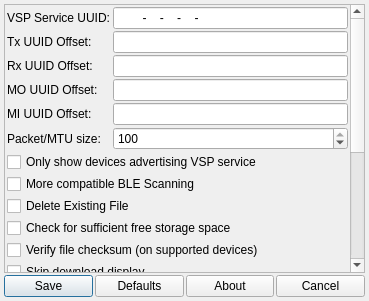
<?xml version="1.0" encoding="UTF-8"?>
<ui version="4.0">
 <class>SettingsDialog</class>
 <widget class="QDialog" name="SettingsDialog">
  <property name="geometry">
   <rect>
    <x>0</x>
    <y>0</y>
    <width>369</width>
    <height>301</height>
   </rect>
  </property>
  <property name="sizePolicy">
   <sizepolicy hsizetype="Expanding" vsizetype="Expanding">
    <horstretch>0</horstretch>
    <verstretch>0</verstretch>
   </sizepolicy>
  </property>
  <property name="windowTitle">
   <string>Dialog</string>
  </property>
  <layout class="QVBoxLayout" name="verticalLayout_3">
   <property name="spacing">
    <number>2</number>
   </property>
   <property name="leftMargin">
    <number>4</number>
   </property>
   <property name="topMargin">
    <number>4</number>
   </property>
   <property name="rightMargin">
    <number>4</number>
   </property>
   <property name="bottomMargin">
    <number>4</number>
   </property>
   <item>
    <widget class="QScrollArea" name="scrollArea">
     <property name="horizontalScrollBarPolicy">
      <enum>Qt::ScrollBarAlwaysOff</enum>
     </property>
     <property name="widgetResizable">
      <bool>true</bool>
     </property>
     <widget class="QWidget" name="scrollAreaWidgetContents">
      <property name="geometry">
       <rect>
        <x>0</x>
        <y>0</y>
        <width>341</width>
        <height>438</height>
       </rect>
      </property>
      <layout class="QVBoxLayout" name="verticalLayout_2">
       <property name="spacing">
        <number>2</number>
       </property>
       <property name="leftMargin">
        <number>2</number>
       </property>
       <property name="topMargin">
        <number>2</number>
       </property>
       <property name="rightMargin">
        <number>2</number>
       </property>
       <property name="bottomMargin">
        <number>2</number>
       </property>
       <item>
        <layout class="QFormLayout" name="formLayout">
         <property name="horizontalSpacing">
          <number>2</number>
         </property>
         <property name="verticalSpacing">
          <number>2</number>
         </property>
         <item row="0" column="1">
          <widget class="QLineEdit" name="edit_VSPUUID">
           <property name="sizePolicy">
            <sizepolicy hsizetype="Expanding" vsizetype="Fixed">
             <horstretch>0</horstretch>
             <verstretch>0</verstretch>
            </sizepolicy>
           </property>
           <property name="inputMask">
            <string>HHHHHHHH-HHHH-HHHH-HHHH-HHHHHHHHHHHH</string>
           </property>
           <property name="text">
            <string>----</string>
           </property>
          </widget>
         </item>
         <item row="1" column="0">
          <widget class="QLabel" name="label_3">
           <property name="text">
            <string>Tx UUID Offset:</string>
           </property>
          </widget>
         </item>
         <item row="1" column="1">
          <widget class="QLineEdit" name="edit_TxOffset">
           <property name="inputMask">
            <string>HHHH</string>
           </property>
          </widget>
         </item>
         <item row="2" column="0">
          <widget class="QLabel" name="label_4">
           <property name="text">
            <string>Rx UUID Offset:</string>
           </property>
          </widget>
         </item>
         <item row="2" column="1">
          <widget class="QLineEdit" name="edit_RxOffset">
           <property name="inputMask">
            <string>HHHH</string>
           </property>
          </widget>
         </item>
         <item row="3" column="0">
          <widget class="QLabel" name="label_5">
           <property name="text">
            <string>MO UUID Offset:</string>
           </property>
          </widget>
         </item>
         <item row="3" column="1">
          <widget class="QLineEdit" name="edit_MoOffset">
           <property name="inputMask">
            <string>HHHH</string>
           </property>
          </widget>
         </item>
         <item row="4" column="0">
          <widget class="QLabel" name="label_6">
           <property name="text">
            <string>MI UUID Offset:</string>
           </property>
          </widget>
         </item>
         <item row="4" column="1">
          <widget class="QLineEdit" name="edit_MiOffset">
           <property name="inputMask">
            <string>HHHH</string>
           </property>
          </widget>
         </item>
         <item row="5" column="0">
          <widget class="QLabel" name="label_2">
           <property name="sizePolicy">
            <sizepolicy hsizetype="Minimum" vsizetype="Preferred">
             <horstretch>0</horstretch>
             <verstretch>0</verstretch>
            </sizepolicy>
           </property>
           <property name="text">
            <string>Packet/MTU size:</string>
           </property>
          </widget>
         </item>
         <item row="5" column="1">
          <widget class="QSpinBox" name="edit_PacketSize">
           <property name="sizePolicy">
            <sizepolicy hsizetype="Expanding" vsizetype="Fixed">
             <horstretch>0</horstretch>
             <verstretch>0</verstretch>
            </sizepolicy>
           </property>
           <property name="minimumSize">
            <size>
             <width>80</width>
             <height>0</height>
            </size>
           </property>
           <property name="minimum">
            <number>20</number>
           </property>
           <property name="maximum">
            <number>100</number>
           </property>
           <property name="value">
            <number>100</number>
           </property>
          </widget>
         </item>
         <item row="0" column="0">
          <widget class="QLabel" name="label">
           <property name="sizePolicy">
            <sizepolicy hsizetype="Minimum" vsizetype="Preferred">
             <horstretch>0</horstretch>
             <verstretch>0</verstretch>
            </sizepolicy>
           </property>
           <property name="text">
            <string>VSP Service UUID:</string>
           </property>
          </widget>
         </item>
        </layout>
       </item>
       <item>
        <widget class="QCheckBox" name="check_RestrictAdvertising">
         <property name="text">
          <string>Only show devices advertising VSP service</string>
         </property>
        </widget>
       </item>
       <item>
        <widget class="QCheckBox" name="check_CompatibleScan">
         <property name="enabled">
          <bool>true</bool>
         </property>
         <property name="text">
          <string>More compatible BLE Scanning</string>
         </property>
        </widget>
       </item>
       <item>
        <widget class="QCheckBox" name="check_DelFile">
         <property name="text">
          <string>Delete Existing File</string>
         </property>
        </widget>
       </item>
       <item>
        <widget class="QCheckBox" name="check_FreeSpaceCheck">
         <property name="text">
          <string>Check for sufficient free storage space</string>
         </property>
        </widget>
       </item>
       <item>
        <widget class="QCheckBox" name="check_VerifyChecksum">
         <property name="text">
          <string>Verify file checksum (on supported devices)</string>
         </property>
        </widget>
       </item>
       <item>
        <widget class="QCheckBox" name="check_SkipDownloadDisplay">
         <property name="enabled">
          <bool>true</bool>
         </property>
         <property name="text">
          <string>Skip download display</string>
         </property>
        </widget>
       </item>
       <item>
        <layout class="QHBoxLayout" name="horizontalLayout">
         <property name="spacing">
          <number>2</number>
         </property>
         <property name="topMargin">
          <number>0</number>
         </property>
         <item>
          <widget class="QLabel" name="label_7">
           <property name="text">
            <string>Scrollback lines (0 = unlimited):</string>
           </property>
          </widget>
         </item>
         <item>
          <widget class="QSpinBox" name="edit_Scrollback">
           <property name="minimum">
            <number>0</number>
           </property>
           <property name="maximum">
            <number>128</number>
           </property>
           <property name="value">
            <number>16</number>
           </property>
          </widget>
         </item>
        </layout>
       </item>
       <item>
        <widget class="QCheckBox" name="check_XCompile">
         <property name="text">
          <string>Allow Online XCompilation</string>
         </property>
        </widget>
       </item>
       <item>
        <widget class="QCheckBox" name="check_SSL">
         <property name="text">
          <string>Use SSL for Online XCompilation</string>
         </property>
        </widget>
       </item>
       <item>
        <widget class="QCheckBox" name="check_FirmwareCheck">
         <property name="text">
          <string>Check for latest firmware when querying</string>
         </property>
        </widget>
       </item>
       <item>
        <widget class="QGroupBox" name="groupBox">
         <property name="title">
          <string>After Successful Download:</string>
         </property>
         <layout class="QVBoxLayout" name="verticalLayout">
          <property name="spacing">
           <number>2</number>
          </property>
          <property name="leftMargin">
           <number>2</number>
          </property>
          <property name="topMargin">
           <number>2</number>
          </property>
          <property name="rightMargin">
           <number>2</number>
          </property>
          <property name="bottomMargin">
           <number>2</number>
          </property>
          <item>
           <widget class="QRadioButton" name="rdo_DownloadNothing">
            <property name="text">
             <string>Do Nothing</string>
            </property>
           </widget>
          </item>
          <item>
           <widget class="QRadioButton" name="rdo_DownloadDisconnect">
            <property name="text">
             <string>Disconnect from module</string>
            </property>
           </widget>
          </item>
          <item>
           <widget class="QRadioButton" name="rdo_DownloadRestart">
            <property name="text">
             <string>Restart module</string>
            </property>
           </widget>
          </item>
         </layout>
        </widget>
       </item>
       <item>
        <widget class="QLabel" name="label_ErrorCodeVersion">
         <property name="text">
          <string>Embedded error code database version </string>
         </property>
        </widget>
       </item>
       <item>
        <spacer name="verticalSpacer">
         <property name="orientation">
          <enum>Qt::Vertical</enum>
         </property>
         <property name="sizeHint" stdset="0">
          <size>
           <width>20</width>
           <height>40</height>
          </size>
         </property>
        </spacer>
       </item>
      </layout>
     </widget>
    </widget>
   </item>
   <item>
    <layout class="QHBoxLayout" name="horizontalLayout_2">
     <property name="spacing">
      <number>2</number>
     </property>
     <item>
      <widget class="QPushButton" name="btn_Save">
       <property name="text">
        <string>Save</string>
       </property>
      </widget>
     </item>
     <item>
      <widget class="QPushButton" name="btn_Defaults">
       <property name="text">
        <string>Defaults</string>
       </property>
      </widget>
     </item>
     <item>
      <widget class="QPushButton" name="btn_About">
       <property name="text">
        <string>About</string>
       </property>
      </widget>
     </item>
     <item>
      <widget class="QPushButton" name="btn_Discard">
       <property name="text">
        <string>Cancel</string>
       </property>
      </widget>
     </item>
    </layout>
   </item>
  </layout>
 </widget>
 <resources/>
 <connections/>
</ui>
